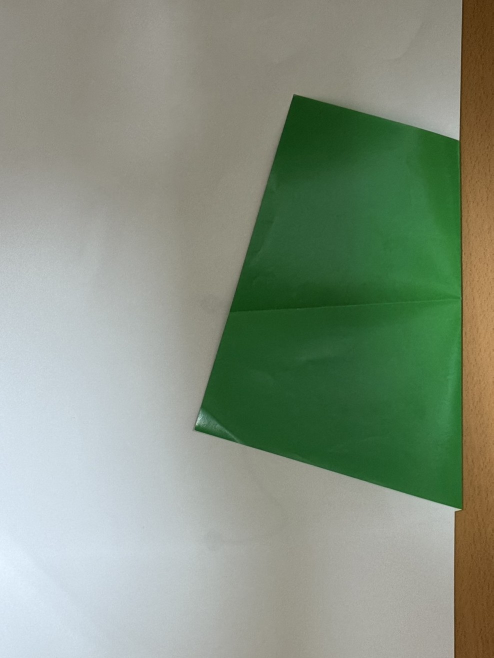
#> input picture fold_paper_2/img/6.jpg, 987 x 1316 px, given in place of 1.jpg, which was not available (shown at 1/2 size)
$ python main.py
#> lines starting #> are read from the running program, lines starting #| are printed output that depends on the picture; after the words box and inside, x2 and y2 are one past the last pixel; in counts of white or black regions, pixels touching at a corner belong together; pictures that were not available may be replaced by others from this repository, and a replacement may not be noted
### fold_paper_2/PaperDetector_edge.py
import cv2
import numpy as np


class PaperDetector_edges:
    def __init__(self, image_path):
        self.image_path = image_path
        self.original = None
        self.result = None
        self.contour = None
        self.paper_region = None

    def detect_paper_by_color(self):
        image = cv2.imread(self.image_path)
        if image is None:
            print("無法讀取圖像檔案")
            return None, None, None

        # 轉換為灰度圖像
        gray = cv2.cvtColor(image, cv2.COLOR_BGR2GRAY)

        # 高斯模糊降噪
        blurred = cv2.GaussianBlur(gray, (5, 5), 0)

        # Canny邊緣檢測
        edges = cv2.Canny(blurred, 20, 100)

        # 形態學操作來連接斷開的邊緣
        kernel = np.ones((3, 3), np.uint8)
        edges = cv2.morphologyEx(edges, cv2.MORPH_CLOSE, kernel, iterations=2)
        edges = cv2.morphologyEx(edges, cv2.MORPH_DILATE, kernel, iterations=1)

        # 縮小顯示邊緣圖像視窗
        height, width = edges.shape[:2]
        if width > 800:
            scale = 800 / width
            new_width = int(width * scale)
            new_height = int(height * scale)
            edges_resized = cv2.resize(edges, (new_width, new_height))
        else:
            edges_resized = edges
        # cv2.imshow("edges", edges_resized)
        # 尋找輪廓
        contours, _ = cv2.findContours(
            edges, cv2.RETR_EXTERNAL, cv2.CHAIN_APPROX_SIMPLE
        )

        # 找到最大面積的輪廓作為紙張
        paper_contour = None
        max_area = 0
        for contour in contours:
            area = cv2.contourArea(contour)
            # 設定最小面積閾值，過濾掉太小的輪廓
            if area > 1000:
                if area > max_area:
                    max_area = area
                    paper_contour = contour

        if paper_contour is not None:
            # 多邊形近似，簡化輪廓
            epsilon = 0.02 * cv2.arcLength(paper_contour, True)
            paper_contour = cv2.approxPolyDP(paper_contour, epsilon, True)

        result_image = image.copy()
        # [9 lines of commented-out code are left out]
        height, width = edges.shape[:2]
        if width > 800:
            scale = 800 / width
            new_width = int(width * scale)
            new_height = int(height * scale)
            edges_resized = cv2.resize(edges, (new_width, new_height))
        else:
            edges_resized = edges
        cv2.imshow("edges", edges_resized)
        cv2.waitKey(0)
        cv2.destroyAllWindows()
        self.original = image
        self.result = result_image
        self.contour = paper_contour
        name = self.image_path.split("\\")[-1].split(".")[0]

        result_path = f"edges\{name}_edges_paper.jpg"
        cv2.imwrite(result_path, edges)
        print(f"結果已儲存為 '{result_path}'")

        return result_path


# [4 lines that do not run on import are left out]

### fold_paper_2/find_max_area.py
import cv2
import numpy as np


class MaxAreaQuadFinder:
    def __init__(self, image_path):
        self.px2cm = 47.4416628993705  # 像素轉公分的比例
        self.image_path = image_path
        self.img = cv2.imread(image_path)
        if self.img is None:
            raise FileNotFoundError(f"無法讀取影像: {image_path}")
        self.max_area = 0
        self.max_contour = None
        self.ordered_pts = None  # (tl, tr, br, bl)
        self.side_lengths = None  # dict

    def find_max_area_quad(self):
        gray = cv2.cvtColor(self.img, cv2.COLOR_BGR2GRAY)
        edges = cv2.Canny(gray, 20, 150)
        contours, _ = cv2.findContours(
            edges, cv2.RETR_EXTERNAL, cv2.CHAIN_APPROX_SIMPLE
        )

        for cnt in contours:
            epsilon = 0.02 * cv2.arcLength(cnt, True)
            approx = cv2.approxPolyDP(cnt, epsilon, True)
            if len(approx) == 4:
                area = cv2.contourArea(approx)
                if area > self.max_area:
                    self.max_area = area
                    self.max_contour = approx
        if self.max_contour is not None:
            self.ordered_pts = self._order_points(self.max_contour.reshape(4, 2))
            self.side_lengths = self._compute_side_lengths(self.ordered_pts)

    def draw_and_show(self):
        if self.max_contour is not None:
            cv2.drawContours(self.img, [self.max_contour], -1, (0, 255, 0), 3)
            print("最大面積:", self.max_area)
            print("四個頂點座標:\n", self.max_contour.reshape(4, 2))
            if self.side_lengths:
                print("邊長 :")
                for k, v in self.side_lengths.items():
                    print(f"  {k}: {v:.2f} 像素, {(v / self.px2cm):.2f} cm")
                # 標註邊長
                self._annotate_lengths()
            resized = cv2.resize(self.img, (0, 0), fx=0.5, fy=0.5)
            cv2.imshow("Max Area Quad", resized)
            cv2.waitKey(0)
            cv2.destroyAllWindows()
            # print(self.image_path)
            name = self.image_path.split("\\")[-1].split("_")[0]
            # print(name)
            print(rf"儲存結果到 result\{name}_max_area_quad.jpg")
            cv2.imwrite(rf"result\{name}_max_area_quad.jpg", self.img)
        else:
            print("找不到四邊形")

    @staticmethod
    def _order_points(pts):
        # pts: (4,2)
        rect = np.zeros((4, 2), dtype="float32")
        s = pts.sum(axis=1)
        rect[0] = pts[np.argmin(s)]  # tl
        rect[2] = pts[np.argmax(s)]  # br
        diff = np.diff(pts, axis=1)
        rect[1] = pts[np.argmin(diff)]  # tr
        rect[3] = pts[np.argmax(diff)]  # bl
        return rect

    @staticmethod
    def _dist(a, b):
        return float(np.linalg.norm(a - b))

    def _compute_side_lengths(self, rect):
        (tl, tr, br, bl) = rect
        return {
            "top": self._dist(tl, tr),
            "right": self._dist(tr, br),
            "bottom": self._dist(br, bl),
            "left": self._dist(bl, tl),
            "perimeter": self._dist(tl, tr)
            + self._dist(tr, br)
            + self._dist(br, bl)
            + self._dist(bl, tl),
        }

    def _annotate_lengths(self):
        (tl, tr, br, bl) = self.ordered_pts.astype(int)
        pairs = {
            "top": (tl, tr),
            "right": (tr, br),
            "bottom": (br, bl),
            "left": (bl, tl),
        }
        for name, (p1, p2) in pairs.items():
            mid = ((p1[0] + p2[0]) // 2, (p1[1] + p2[1]) // 2)
            length = self.side_lengths[name]
            cv2.putText(
                self.img,
                f"{name}:{(length / self.px2cm):.1f}",
                mid,
                cv2.FONT_HERSHEY_SIMPLEX,
                1,
                (0, 0, 255),
                1,
                cv2.LINE_AA,
            )

    def get_side_lengths(self):
        """取得邊長 (像素) 字典，如果尚未計算或找不到四邊形則回傳 None"""
        return self.side_lengths


# 使用範例
# [4 lines that do not run on import are left out]

### fold_paper_2/main.py
from PaperDetector_edge import PaperDetector_edges
from find_max_area import MaxAreaQuadFinder
import cv2

if __name__ == "__main__":
    for img in range(1, 8):
        image_path = rf"img\{img}.jpg"
        img = cv2.imread(image_path)
#> img is the input picture: shape (1316, 987, 3); mean B, G, R 128, 146.2, 133.6
        resized = cv2.resize(img, (0, 0), fx=0.5, fy=0.5)
        cv2.imshow("Image", resized)
        cv2.waitKey(0)
        cv2.destroyAllWindows()
        detector = PaperDetector_edges(image_path)
        edges_path = detector.detect_paper_by_color()
#> in detect_paper_by_color, `gray = cv2.cvtColor(image, cv2.COLOR_BGR2GRAY)`:
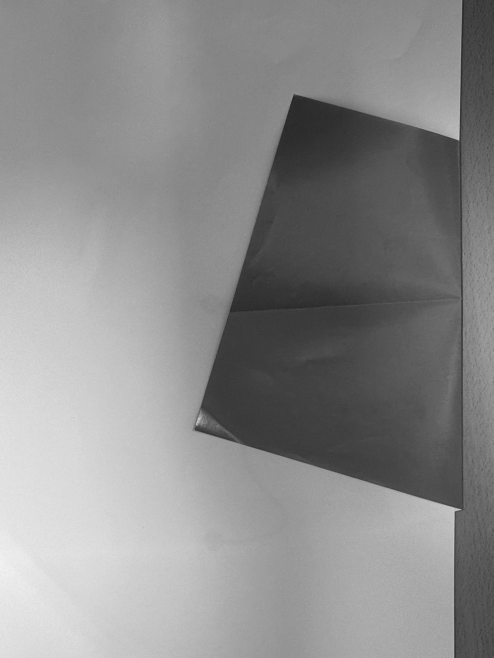
#> gray: shape (1316, 987) (shown at 1/2 size); min 26, max 244, mean 140.3
#> in detect_paper_by_color, `edges = cv2.Canny(blurred, 20, 100)`:
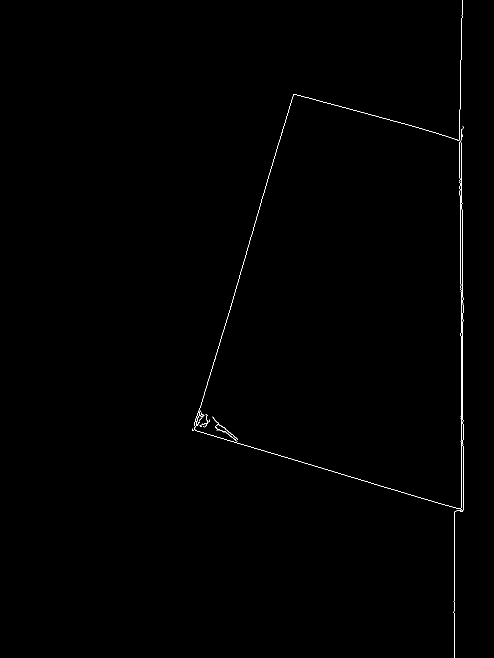
#> edges: shape (1316, 987) (shown at 1/2 size); 0.31% white in thin lines or dots, all inside (x1, y1, x2, y2) = (384, 0, 928, 1316)
#> in detect_paper_by_color, `edges = cv2.morphologyEx(edges, cv2.MORPH_CLOSE, kernel, iterations=2)`: edges: shape (1316, 987); 0.49% white; 1 white region, box (x1, y1, x2, y2) and area: (384, 0, 928, 1316) 6395
#> in detect_paper_by_color, `edges = cv2.morphologyEx(edges, cv2.MORPH_DILATE, kernel, iterations=1)`: edges: shape (1316, 987); 1% white; 1 white region
#> in detect_paper_by_color, `edges_resized = cv2.resize(edges, (new_width, new_height))`:
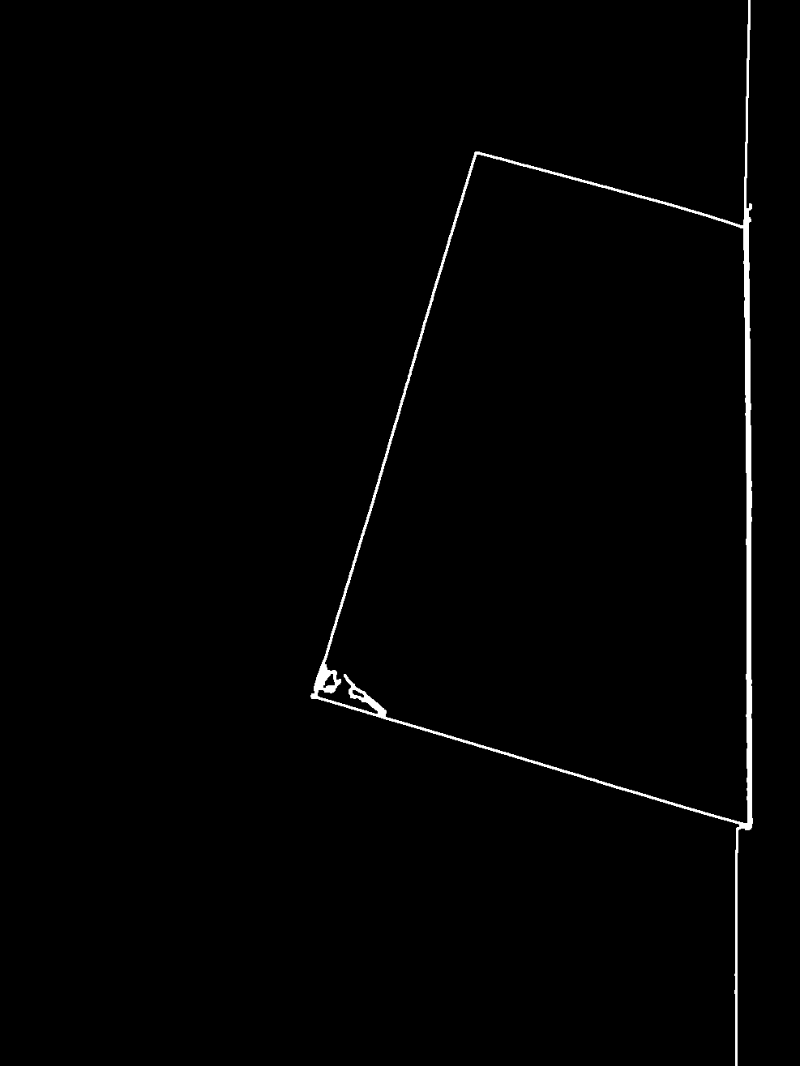
#> edges_resized: shape (1066, 800); min 0, max 255, mean 2.6
#> in detect_paper_by_color, `contours, _ = cv2.findContours( edges, cv2.RETR_EXTERNAL, cv2.CHAIN_AP..`: contours = 1 contour; box (x1, y1, x2, y2) and area: (383, 0, 929, 1316) 325973
#> the loop in detect_paper_by_color, `for contour in contours:` made 1 pass
#> (area, max_area) on pass 1: (325973, 325973)
#> after the loop in detect_paper_by_color, `for contour in contours:`: max_area = 325973; paper_contour = contour of 1019 points, box (x1, y1, x2, y2) (383, 0, 929, 1316), area 325973
#> in detect_paper_by_color, `epsilon = 0.02 * cv2.arcLength(paper_contour, True)`: epsilon = 73.53
#> in detect_paper_by_color, `paper_contour = cv2.approxPolyDP(paper_contour, epsilon, True)`: paper_contour = [[925, 0], [916, 278], [585, 188], [383, 858], [910, 1016], [907, 1315]]
#> in detect_paper_by_color, `self.contour = paper_contour`: self.contour has the same summary as paper_contour
        if edges_path is not None:
            finder = MaxAreaQuadFinder(edges_path)
            finder.find_max_area_quad()
#> in find_max_area_quad, `edges = cv2.Canny(gray, 20, 150)`:
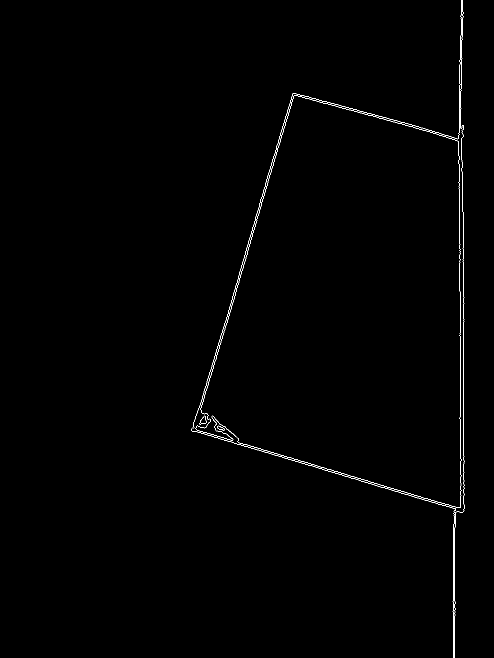
#> edges: shape (1316, 987) (shown at 1/2 size); 0.46% white in thin lines or dots, all inside (x1, y1, x2, y2) = (383, 0, 930, 1316)
#> in find_max_area_quad, `contours, _ = cv2.findContours( edges, cv2.RETR_EXTERNAL, cv2.CHAIN_AP..`: contours = 5 contours, 2 with area under 20; largest, box (x1, y1, x2, y2) and area: (391, 190, 923, 1016) 313840, (399, 831, 413, 850) 128, (435, 851, 449, 862) 62
#> the loop in find_max_area_quad, `for cnt in contours:` made 5 passes
#> (epsilon, area, self.max_area, self.max_contour) on pass 3: (53.84, 312012.5, 312012.5, [[589, 190], [391, 857], [921, 1015], [916, 282]])
#> epsilon on passes 1, 2, 5: 0.784, 1.03, 93.73
#> after the loop in find_max_area_quad, `for cnt in contours:`: self.max_area = 312012.5
#> in _order_points, `s = pts.sum(axis=1)`: s = [779, 1248, 1936, 1198]
#> in _order_points, `diff = np.diff(pts, axis=1)`: diff = [-399, 466, 94, -634]
#> in find_max_area_quad, `self.ordered_pts = self._order_points(self.max_contour.reshape(4, 2))`: self.ordered_pts = [[589, 190], [916, 282], [921, 1015], [391, 857]]
#> in _compute_side_lengths, `(tl, tr, br, bl) = rect`: tl = [589, 190]; tr = [916, 282]; br = [921, 1015]; bl = [391, 857]
#> in find_max_area_quad, `self.side_lengths = self._compute_side_lengths(self.ordered_pts)`: self.side_lengths = {'top': 339.7, 'right': 733, 'bottom': 553, 'left': 695.8, 'perimeter': 2321.5}
            finder.draw_and_show()
#> in draw_and_show, `cv2.drawContours(self.img, [self.max_contour], -1, (0, 255, 0), 3)`:
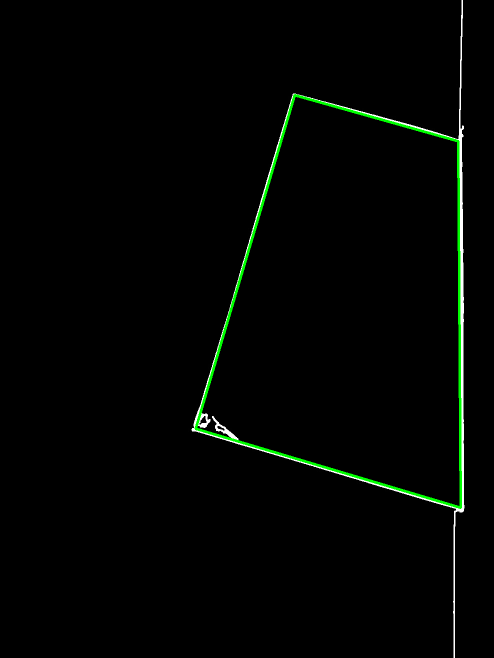
#> self.img: shape (1316, 987, 3) (shown at 1/2 size); mean B, G, R 2.1, 4.4, 2.1
#| 最大面積: 312012.5
#| 四個頂點座標:
#|  [[ 589  190]
#|  [ 391  857]
#|  [ 921 1015]
#|  [ 916  282]]
#> the loop in draw_and_show, `for k, v in self.side_lengths.items():` made 5 passes
#> (k, v) on passes 1 to 5: ('top', 339.7), ('right', 733), ('bottom', 553), ('left', 695.8), ('perimeter', 2321.5)
#|   top: 339.70 像素, 7.16 cm
#|   right: 733.02 像素, 15.45 cm
#|   bottom: 553.05 像素, 11.66 cm
#|   left: 695.77 像素, 14.67 cm
#|   perimeter: 2321.53 像素, 48.93 cm
#> in _annotate_lengths, `(tl, tr, br, bl) = self.ordered_pts.astype(int)`: tl = [589, 190]; tr = [916, 282]; br = [921, 1015]; bl = [391, 857]
#> in _annotate_lengths, `pairs = { "top": (tl, tr), "right": (tr, br), "bottom": (br, bl), "lef..`: pairs = {'top': ([589, 190], [916, 282]), 'right': ([916, 282], [921, 1015]), 'bottom': ([921, 1015], [391, 857]), 'left': ([391, 857], [589, 190])}
#> the loop in _annotate_lengths, `for name, (p1, p2) in pairs.items():` made 4 passes
#> (name, p1, p2, mid, length) on passes 1 to 4: ('top', [589, 190], [916, 282], (752, 236), 339.7), ('right', [916, 282], [921, 1015], (918, 648), 733), ('bottom', [921, 1015], [391, 857], (656, 936), 553), ('left', [391, 857], [589, 190], (490, 523), 695.8)
#> after the loop in _annotate_lengths, `for name, (p1, p2) in pairs.items():`:
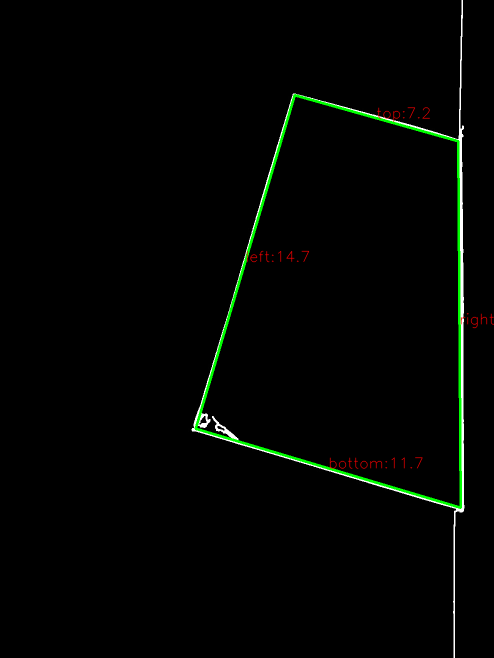
#> self.img: shape (1316, 987, 3) (shown at 1/2 size); 0.23% of pixels changed, all inside (x1, y1, x2, y2) = (493, 214, 987, 938)
#> in draw_and_show, `resized = cv2.resize(self.img, (0, 0), fx=0.5, fy=0.5)`:
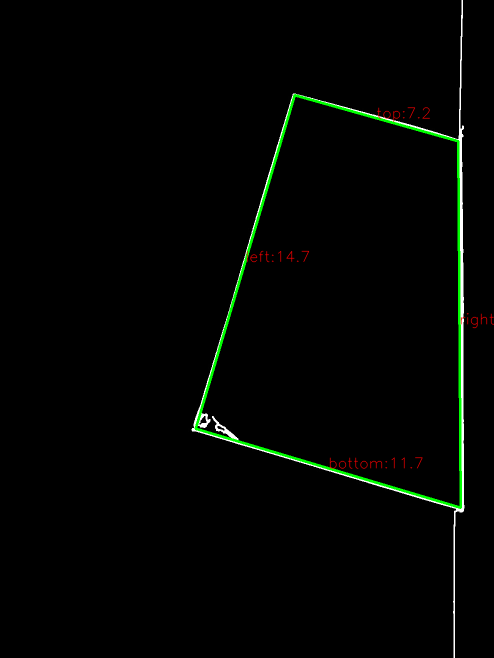
#> resized: shape (658, 494, 3); mean B, G, R 2.1, 4.4, 2.3
#> pass 2 of the loop `for img in range(1, 8):`:
#> image_path = 'img\\2.jpg'
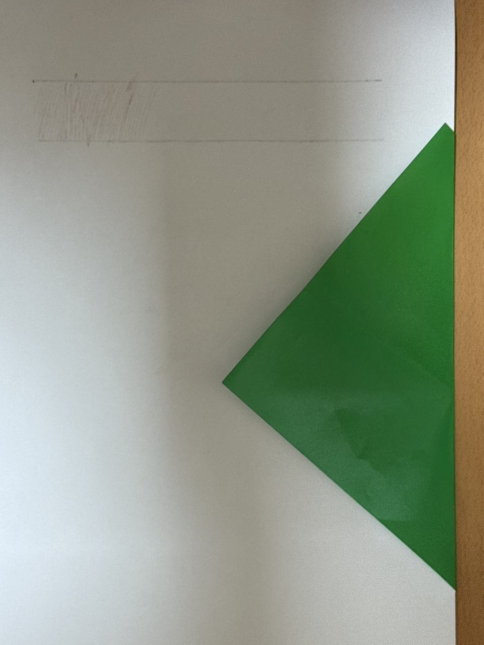
#> input picture fold_paper_2/img/8.jpg, 967 x 1289 px, given in place of 2.jpg, which was not available (shown at 1/2 size)
#> img is the input picture: shape (1289, 967, 3); mean B, G, R 135.2, 152, 143
#> blurred: shape (1289, 967)
#> in detect_paper_by_color (call 2), `edges_resized = cv2.resize(edges, (new_width, new_height))`:
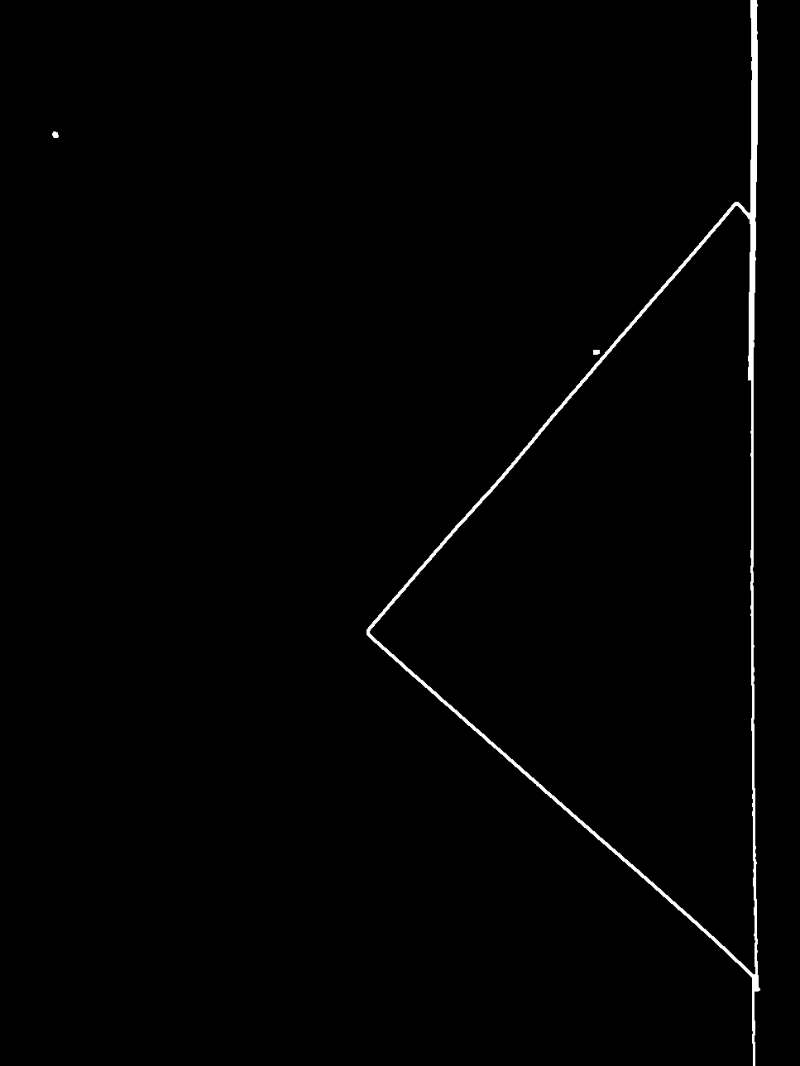
#> edges_resized: shape (1066, 800); min 0, max 255, mean 2.4
#> in detect_paper_by_color (call 2), `contours, _ = cv2.findContours( edges, cv2.RETR_EXTERNAL, cv2.CHAIN_AP..`: contours = 3 contours; box (x1, y1, x2, y2) and area: (443, 0, 919, 1289) 228549, (63, 159, 71, 167) 39, (717, 423, 725, 429) 34
#> the loop in detect_paper_by_color (call 2), `for contour in contours:` made 3 passes
#> (area, max_area) on pass 3: (228549, 228549)
#> after the loop in detect_paper_by_color (call 2), `for contour in contours:`: max_area = 228549; paper_contour = contour of 383 points, box (x1, y1, x2, y2) (443, 0, 919, 1289), area 228549
#> in detect_paper_by_color (call 2), `epsilon = 0.02 * cv2.arcLength(paper_contour, True)`: epsilon = 61.2
#> in detect_paper_by_color (call 2), `paper_contour = cv2.approxPolyDP(paper_contour, epsilon, True)`: paper_contour = [[907, 0], [907, 256], [443, 767], [909, 1182], [912, 1288]]
#> self.contour has the same summary as paper_contour
#> edges_path = 'edges\\2_edges_paper.jpg'
#> in find_max_area_quad (call 2), `edges = cv2.Canny(gray, 20, 150)`:
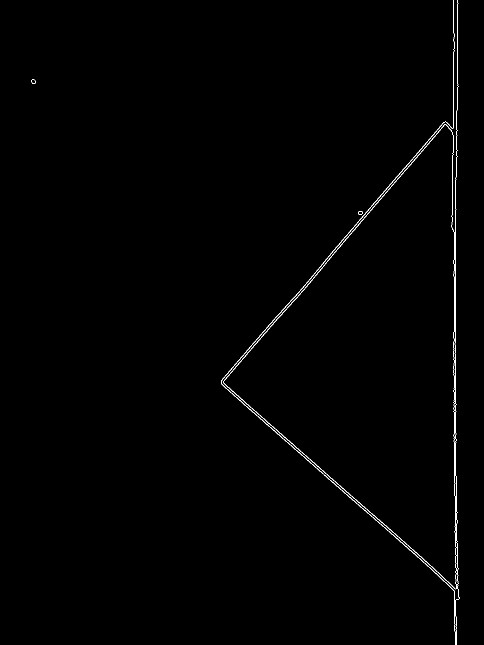
#> edges: shape (1289, 967) (shown at 1/2 size); 0.49% white in thin lines or dots, all inside (x1, y1, x2, y2) = (62, 0, 919, 1289)
#> in find_max_area_quad (call 2), `contours, _ = cv2.findContours( edges, cv2.RETR_EXTERNAL, cv2.CHAIN_AP..`: contours = 5 contours, 1 with area under 20; largest, box (x1, y1, x2, y2) and area: (446, 249, 914, 1179) 218488, (442, 0, 911, 1289) 743, (62, 158, 71, 168) 51, (716, 422, 726, 430) 42
#> the loop in find_max_area_quad (call 2), `for cnt in contours:` made 5 passes
#> epsilon on passes 1, 3, 5: 0.551, 0.563, 69.83
#> after the loop in find_max_area_quad (call 2), `for cnt in contours:`: self.max_area = 0
#> (the run stopped early here; a loop or call above may not have finished)
